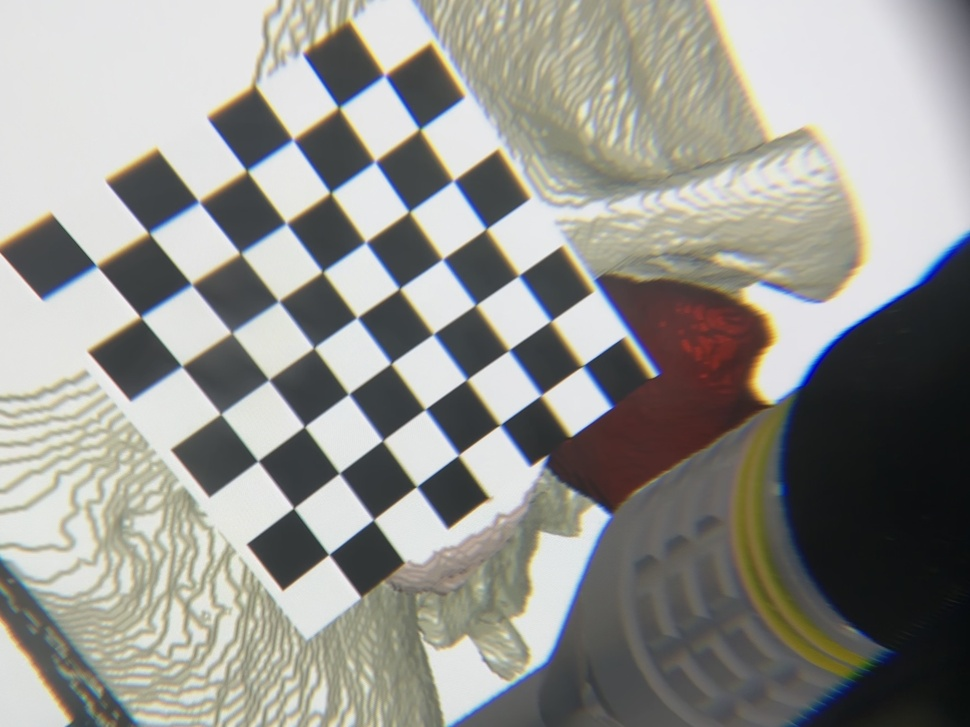
#> input picture camera_calibration/hmd_checkerboards/IMG_5870.jpeg, 970 x 727 px, shrunk from 4032 x 3024 before the run; its folder holds only this picture in this run
$ python calibration.py
#> lines starting #> are read from the running program, lines starting #| are printed output that depends on the picture; after the words box and inside, x2 and y2 are one past the last pixel; in counts of white or black regions, pixels touching at a corner belong together; long printed decimals are rounded
import numpy as np
import cv2 as cv
import glob

w = 7
h = 7
# termination criteria
criteria = (cv.TERM_CRITERIA_EPS + cv.TERM_CRITERIA_MAX_ITER, 30, 0.001)
# prepare object points, like (0,0,0), (1,0,0), (2,0,0) ....,(6,5,0)
objp = np.zeros((w*h,3), np.float32)
objp[:,:2] = np.mgrid[0:h,0:w].T.reshape(-1,2)
# Arrays to store object points and image points from all the images.
objpoints = [] # 3d point in real world space
imgpoints = [] # 2d points in image plane.
images = glob.glob('*.jpeg')

calib = False
iphone_mtx = np.load('../iphone_checkerboards/iphone_intrinsics.npy')
#> (reads camera_calibration/iphone_checkerboards/iphone_intrinsics.npy from the repository)
iphone_dist = np.load('../iphone_checkerboards/iphone_distortion.npy')
#> (reads camera_calibration/iphone_checkerboards/iphone_distortion.npy from the repository)

cv.startWindowThread()
for fname in images:
    print(fname)
    if calib: # if we want to undistort the images using the iphone calibration
        img_og = cv.imread(fname)
        h_img, w_img = img_og.shape[:2]
        newcameramtx, roi = cv.getOptimalNewCameraMatrix(iphone_mtx, iphone_dist, (w_img,h_img), 1, (w_img,h_img))
        img = cv.undistort(img_og, iphone_mtx, iphone_dist, None, newcameramtx)
        cv.imshow('calibresult.png', img)
        cv.waitKey(0)
    else:
        img = cv.imread(fname)
#> img is the input picture: shape (727, 970, 3); mean B, G, R 142.6, 147.5, 148.1

    gray = cv.cvtColor(img, cv.COLOR_BGR2GRAY)
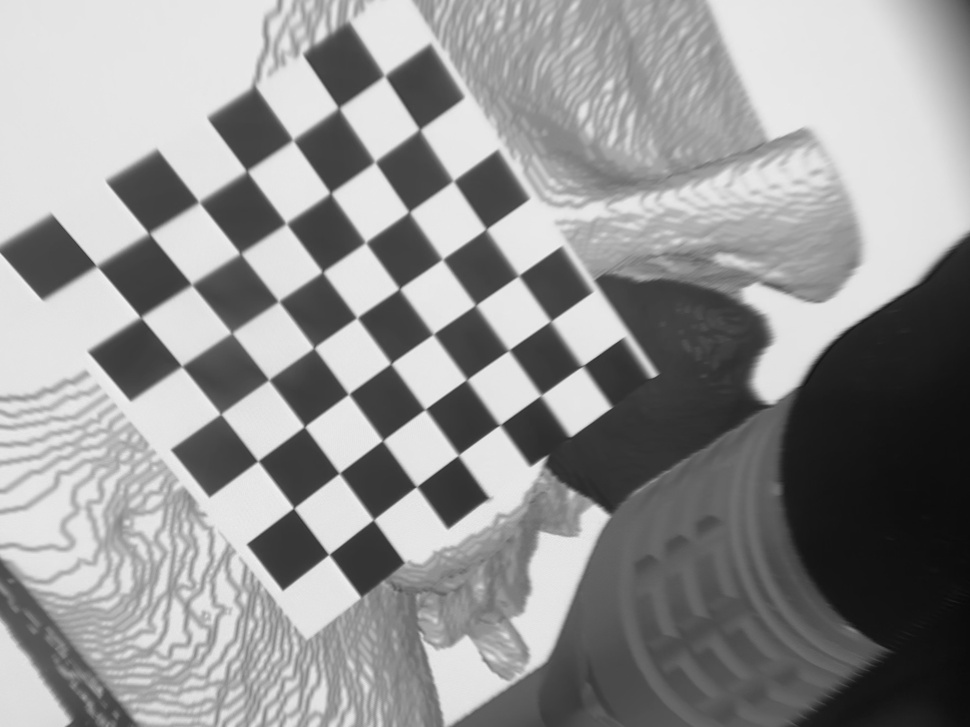
#> gray: shape (727, 970); min 10, max 241, mean 147.2
    # Find the chess board corners
    ret, corners = cv.findChessboardCornersSB(gray, (h,w), None)
#> ret = True; corners = 49 rows, first 8: [97, 265.9], [149.4, 233.4], [199.2, 202.1], [247, 171.3], [293, 140.3], [338.7, 108.3], [384.3, 76.07], [140.9, 317]
    # If found, add object points, image points (after refining them)
    if ret == True:
        objpoints.append(objp)
        corners2 = cv.cornerSubPix(gray,corners, (11,11), (-1,-1), criteria)
#> corners2 = 49 rows, first 8: [96.66, 265.9], [149, 233.4], [198.9, 202], [246.8, 171.1], [292.9, 139.9], [338.6, 107.8], [384.4, 75.56], [140.6, 317.2]
        imgpoints.append(corners2)
        # Draw and display the corners
        cv.drawChessboardCorners(img, (h,w), corners2, ret)
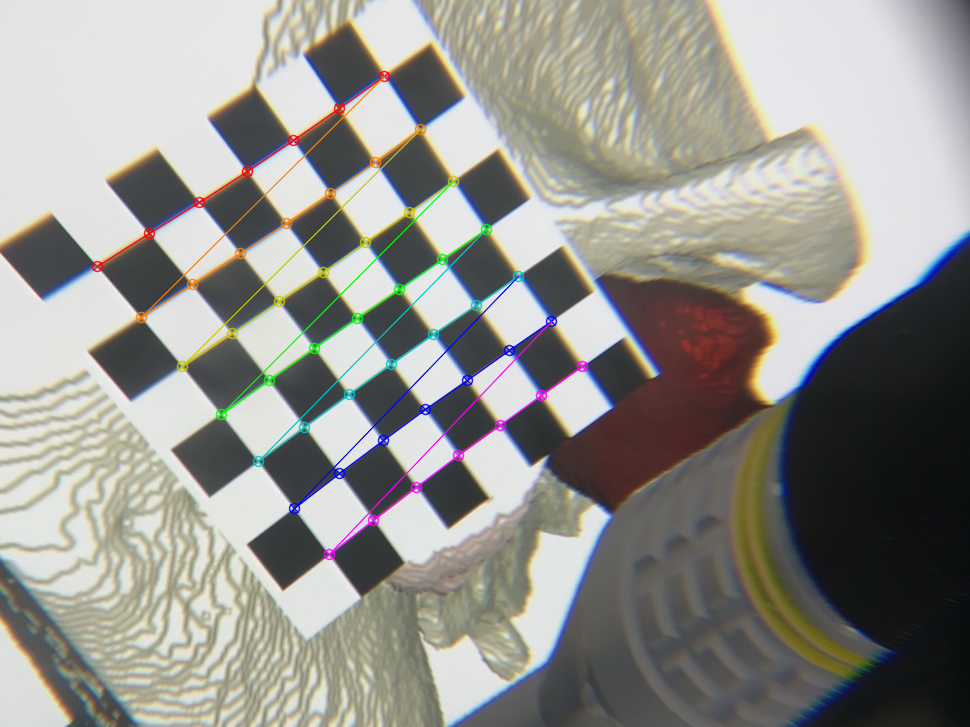
#> img: shape (727, 970, 3); 1.99% of pixels changed, all inside (x1, y1, x2, y2) = (91, 70, 589, 561)
        cv.imshow(fname, img)
        cv.waitKey(500)
        # cv.waitKey(0)


cv.destroyAllWindows()

ret, mtx, dist, rvecs, tvecs = cv.calibrateCamera(objpoints, imgpoints, gray.shape[::-1], None, None)
#> ret = 0.884; mtx = [[4141.1, 0, 553.1], [0, 3061.3, 312.2], [0, 0, 1]]; dist = [[3.65, 599.1, -0.171, 0.349, -22124]]; rvecs = ([0.156, -0.755, -0.587],); tvecs = ([-5.73, -0.675, 51.23],)

mean_error = 0
for i in range(len(objpoints)):
    imgpoints2, _ = cv.projectPoints(objpoints[i], rvecs[i], tvecs[i], mtx, dist)
    error = cv.norm(imgpoints[i], imgpoints2, cv.NORM_L2)/len(imgpoints2)
    mean_error += error
#> this loop made 1 pass
#> (error, mean_error) on pass 1: (0.126, 0.126)
#> after the loop, mean_error = 0.126
print( "total error: {}".format(mean_error/len(objpoints)) )
#| total error: 0.1263

np.save("hmd_intrinsics_uncal.npy", mtx)
np.save("hmd_distortion_uncal.npy", dist)
